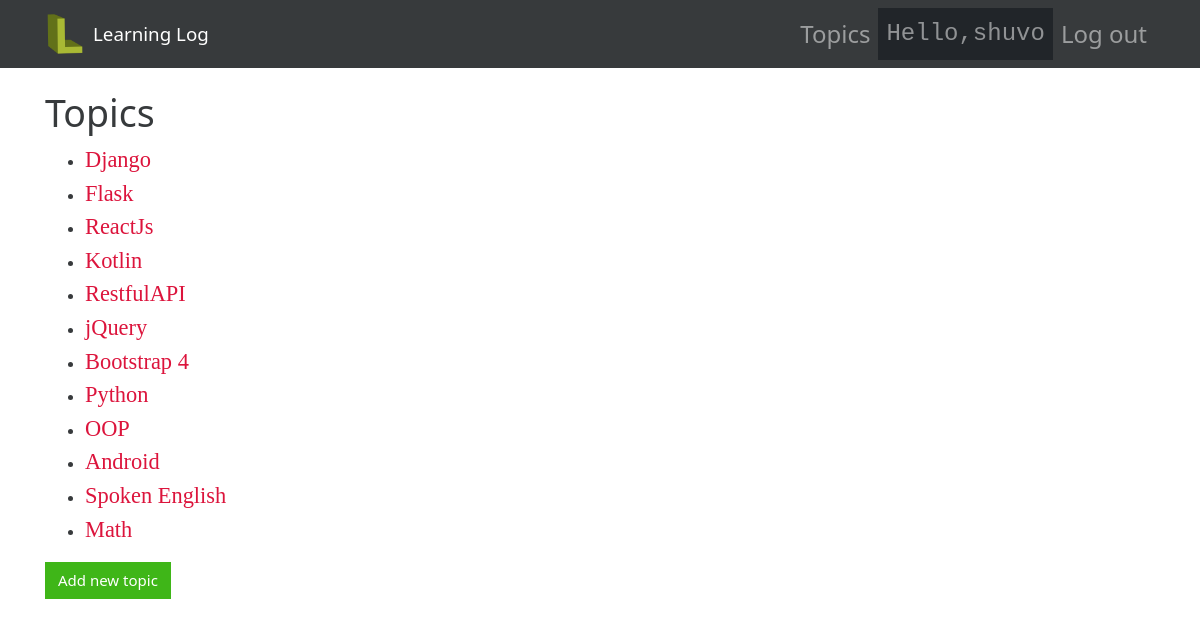
The app's page /topics/ (signed in) with its own data.
### learning_logs/models.py (models this page shows, shortened)
class Topic(models.Model):
    text = models.CharField(max_length = 200)
    date_added = models.DateTimeField(auto_now_add = True)
    owner = models.ForeignKey(User,on_delete = models.CASCADE)

### learning_logs/views.py (the view)
# urls.py: path('topics/', views.topics,name = 'topics'),
@login_required
def topics(request):
    topics = Topic.objects.filter(owner=request.user).order_by('date_added')
    context = {
        'topics': topics
    }
    return render(request,'learning_logs/topics.html',context)

### learning_logs/templates/learning_logs/topics.html
{% extends 'learning_logs/base.html' %}
{% block header %}
    <h1>Topics</h1>
{% endblock header %}
{% block content %}
    <ul>
        {% for topic in topics %}
            <li>
                <a class="topic" href="{% url 'learning_logs:topic' topic.id %}">
                    {{ topic.text }}
                </a>
            </li>
        {% empty %}
            <li>No topic has been added yet.</li>
        {% endfor %}
    </ul>
    <h3>
        <a href="{% url 'learning_logs:new_topic' %}" class="btn btn-success">Add new topic</a>
    </h3>
{% endblock %}

### learning_logs/templates/learning_logs/base.html (shortened to what this page needs)
{% load static %}
<!DOCTYPE html>
<html lang="en">
<head>
     <link rel="stylesheet" href="{% static 'learning_logs/css/cosmo.css' %}">
    <link rel="stylesheet" href="{% static 'learning_logs/css/style.css' %}" >
</head>
<body>
     <br>
     <nav class="navbar navbar-dark bg-dark fixed-top navbar-expand-md ">
        <div class="container">
            <a href="{% url 'learning_logs:index' %}">
                <img src="{% static 'learning_logs/img/ll.ico' %}" width="40" height="40" class="mr-2">
            </a>
            <a class="navbar-brand" href="{% url 'learning_logs:index' %}">Learning Log</a>
            <div id="display" class="collapse navbar-collapse">
                <ul class="navbar-nav active ml-auto">
                    <li class="nav-item">
                        <a class="nav-link" href="{% url 'learning_logs:topics' %}">Topics</a>
                    </li>
                    {% if user.is_authenticated %}
                    <li class="nav-item">
                        <kbd class="nav-link" >Hello,{{ user.username }}</kbd>
                    </li>
                    <li>
                        <a class="nav-link" href="{% url 'logout' %}">Log out</a>
                    </li>
                    {% else %}
                        <a class="nav-link" href="{% url 'login' %}">Log in</a>
                        <a class="nav-link" href="{% url 'users:signup' %}">Sign Up</a>
                    {% endif %}
                </ul>
            </div>
        </div>
    </nav>
        <br>
        <br>
        <br>
   <div class="container">
       <div class="page-header">
            {% block header %}
            {% endblock header %}
       </div>
       <div>
            {% block content %}
            {% endblock content %}
       </div>
   </div>
</body>
</html>

### learning_logs/static/learning_logs/css/style.css (style rules this page uses)
a.topic { font-family: consolas; font-size: 1.4rem; color: Crimson ; }
.nav-link { font-size: 1.5rem; }

### records on screen
Topic: text "Django"
Topic: text "Flask"
Topic: text "ReactJs"
Topic: text "Kotlin"
Topic: text "RestfulAPI"
Topic: text "jQuery"
Topic: text "Bootstrap 4"
Topic: text "Python"
Topic: text "OOP"
Topic: text "Android"
Topic: text "Spoken English"
Topic: text "Math"

### other values on screen
{{ user.username }} "shuvo"
